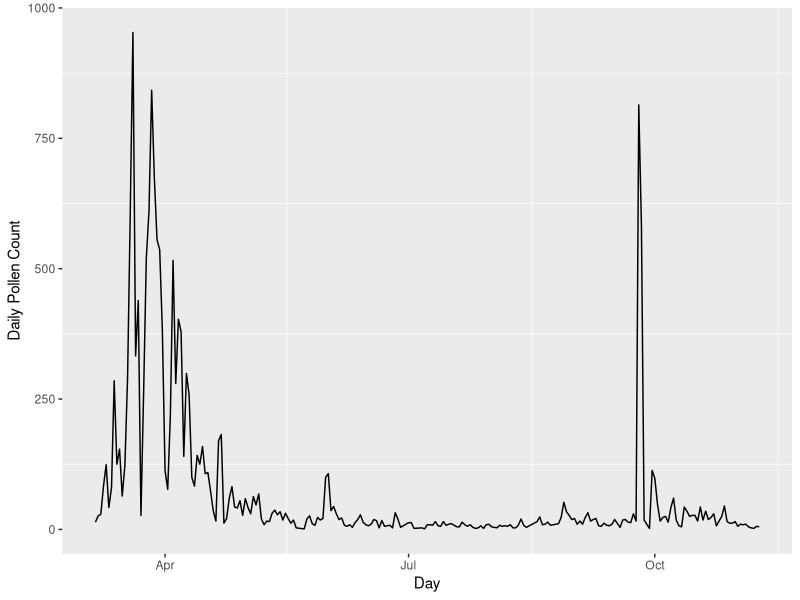

Write the R code that produced this figure.
## ---- chunk 1
library(ggplot2)
library(stringr)
library(dplyr)
## ---- chunk 2
##dir <- paste('/Users/wenhao/Desktop/INFO550/HW2/')
##setwd(dir)
## ---- chunk 3
RAW.87081 <- read.csv('PS_Pollen_2020_1device_87081.csv')
## ---- chunk 4
RAW.87081.clean <- RAW.87081[RAW.87081$Probability>0.8,]
daily.87081 <- group_by(RAW.87081.clean,Day) %>% summarise (.,Count=n())
## ---- chunk 5
daily.87081$Day <- as.Date(daily.87081$Day)
p <- ggplot(data=daily.87081,aes(x=Day,y=Count))+geom_line()
p + ylab("Daily Pollen Count") + theme_set(theme_bw()) + theme(panel.grid.major=element_line(colour=NA))
## ---- chunk 6
spring_extreme <- max(daily.87081$Count)
spring_extreme_day <- daily.87081$Day[daily.87081$Count==spring_extreme]

autumn <- daily.87081[daily.87081$Day>as.Date('2020-08-01',start='1970-01-01'),]
autumn_extreme <- max(autumn$Count)
autumn_extreme_day <- autumn$Day[autumn$Count==autumn_extreme]
